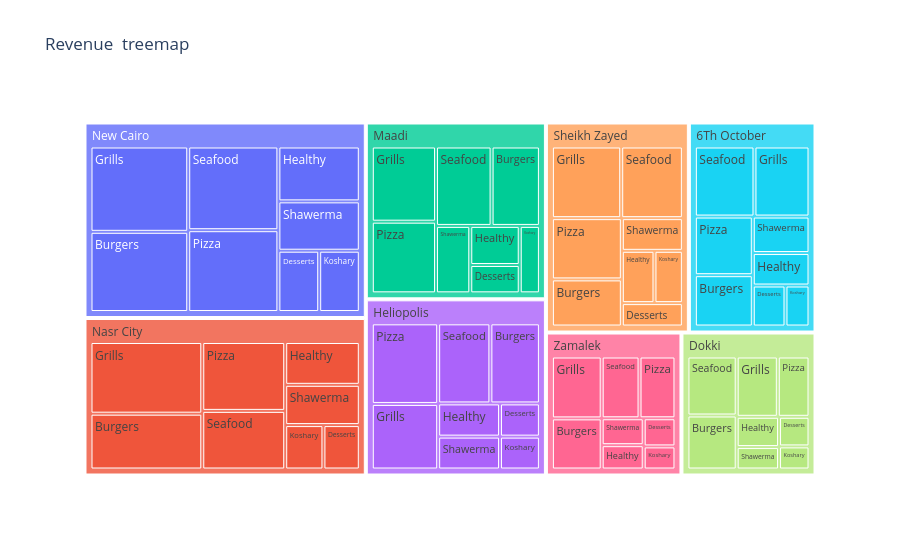

Write notebook code for a chart like this one.
### Markdown cell above
### **Question 15.** Where does revenue come from, by area and category?

### Code cell
treemap_data = (
    df.groupby(["area", "restaurant_category"], as_index=False)["order_amount"]
      .sum()
)

fig = px.treemap(
    treemap_data,
    path=["area", "restaurant_category"],
    values="order_amount",
    title="Revenue  treemap"
)

fig.show()

### Figure 1 — Plotly figure (JSON) as saved in the notebook; plotly's stock layout.template omitted (floating-point values rounded to 4 significant figures)
{"data": [{"branchvalues": "total", "domain": {"x": [0, 1], "y": [0, 1]}, "hovertemplate": "labels=%{label}<br>order_amount=%{value}<br>parent=%{parent}<br>id=%{id}<extra></extra>", "ids": ["6Th October/Burgers", "6Th October/Desserts", "6Th October/Grills", "6Th October/Healthy", "6Th October/Koshary", "6Th October/Pizza", "6Th October/Seafood", "6Th October/Shawerma", "Dokki/Burgers", "Dokki/Desserts", "Dokki/Grills", "Dokki/Healthy", "Dokki/Koshary", "Dokki/Pizza", "Dokki/Seafood", "Dokki/Shawerma", "Heliopolis/Burgers", "Heliopolis/Desserts", "Heliopolis/Grills", "Heliopolis/Healthy", "Heliopolis/Koshary", "Heliopolis/Pizza", "Heliopolis/Seafood", "Heliopolis/Shawerma", "Maadi/Burgers", "Maadi/Desserts", "Maadi/Grills", "Maadi/Healthy", "Maadi/Koshary", "Maadi/Pizza", "Maadi/Seafood", "Maadi/Shawerma", "Nasr City/Burgers", "Nasr City/Desserts", "Nasr City/Grills", "Nasr City/Healthy", "Nasr City/Koshary", "Nasr City/Pizza", "Nasr City/Seafood", "Nasr City/Shawerma", "New Cairo/Burgers", "New Cairo/Desserts", "New Cairo/Grills", "New Cairo/Healthy", "New Cairo/Koshary", "New Cairo/Pizza", "New Cairo/Seafood", "New Cairo/Shawerma", "Sheikh Zayed/Burgers", "Sheikh Zayed/Desserts", "Sheikh Zayed/Grills", "Sheikh Zayed/Healthy", "Sheikh Zayed/Koshary", "Sheikh Zayed/Pizza", "Sheikh Zayed/Seafood", "Sheikh Zayed/Shawerma", "Zamalek/Burgers", "Zamalek/Desserts", "Zamalek/Grills", "Zamalek/Healthy", "Zamalek/Koshary", "Zamalek/Pizza", "Zamalek/Seafood", "Zamalek/Shawerma", "6Th October", "Dokki", "Heliopolis", "Maadi", "Nasr City", "New Cairo", "Sheikh Zayed", "Zamalek"], "labels": ["Burgers", "Desserts", "Grills", "Healthy", "Koshary", "Pizza", "Seafood", "Shawerma", "Burgers", "Desserts", "Grills", "Healthy", "Koshary", "Pizza", "Seafood", "Shawerma", "Burgers", "Desserts", "Grills", "Healthy", "Koshary", "Pizza", "Seafood", "Shawerma", "Burgers", "Desserts", "Grills", "Healthy", "Koshary", "Pizza", "Seafood", "Shawerma", "Burgers", "Desserts", "Grills", "Healthy", "Koshary", "Pizza", "Seafood", "Shawerma", "Burgers", "Desserts", "Grills", "Healthy", "Koshary", "Pizza", "Seafood", "Shawerma", "Burgers", "Desserts", "Grills", "Healthy", "Koshary", "Pizza", "Seafood", "Shawerma", "Burgers", "Desserts", "Grills", "Healthy", "Koshary", "Pizza", "Seafood", "Shawerma", "6Th October", "Dokki", "Heliopolis", "Maadi", "Nasr City", "New Cairo", "Sheikh Zayed", "Zamalek"], "name": "", "parents": ["6Th October", "6Th October", "6Th October", "6Th October", "6Th October", "6Th October", "6Th October", "6Th October", "Dokki", "Dokki", "Dokki", "Dokki", "Dokki", "Dokki", "Dokki", "Dokki", "Heliopolis", "Heliopolis", "Heliopolis", "Heliopolis", "Heliopolis", "Heliopolis", "Heliopolis", "Heliopolis", "Maadi", "Maadi", "Maadi", "Maadi", "Maadi", "Maadi", "Maadi", "Maadi", "Nasr City", "Nasr City", "Nasr City", "Nasr City", "Nasr City", "Nasr City", "Nasr City", "Nasr City", "New Cairo", "New Cairo", "New Cairo", "New Cairo", "New Cairo", "New Cairo", "New Cairo", "New Cairo", "Sheikh Zayed", "Sheikh Zayed", "Sheikh Zayed", "Sheikh Zayed", "Sheikh Zayed", "Sheikh Zayed", "Sheikh Zayed", "Sheikh Zayed", "Zamalek", "Zamalek", "Zamalek", "Zamalek", "Zamalek", "Zamalek", "Zamalek", "Zamalek", "", "", "", "", "", "", "", ""], "type": "treemap", "values": [23230.0, 10470.0, 30100.0, 14380.0, 7691.0, 26530.0, 32620.0, 16160.0, 22390.0, 7592.0, 20880.0, 10790.0, 5930.0, 16090.0, 24450.0, 8007.0, 31030.0, 10380.0, 34050.0, 16060.0, 10270.0, 41860.0, 32720.0, 15910.0, 30010.0, 10960.0, 37750.0, 15110.0, 10630.0, 35980.0, 34500.0, 18050.0, 48790.0, 12630.0, 62630.0, 24970.0, 13270.0, 44670.0, 38020.0, 23490.0, 58600.0, 18710.0, 62350.0, 33400.0, 18620.0, 55150.0, 56420.0, 30050.0, 25440.0, 11030.0, 38330.0, 13170.0, 11460.0, 33060.0, 34090.0, 15380.0, 21410.0, 7515.0, 25910.0, 8595.0, 6174.0, 18660.0, 19670.0, 9513.0, 161200.0, 116100.0, 192300.0, 193000.0, 268500.0, 333300.0, 182000.0, 117500.0]}], "layout": {"legend": {"tracegroupgap": 0}, "title": {"text": "Revenue  treemap"}}}
